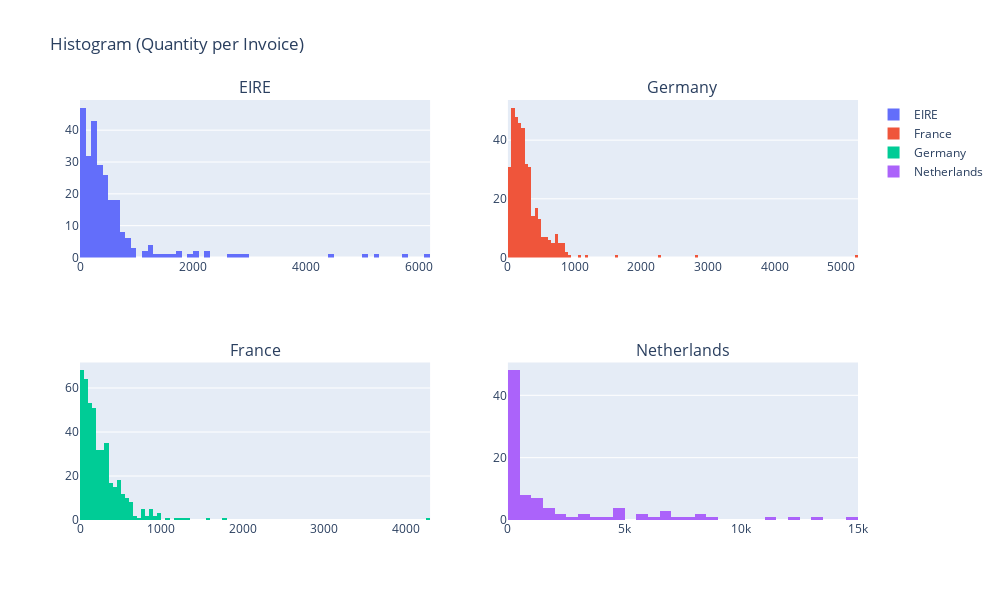

Notebook cell for this chart:
### Code cell
# Traces
traces = [go.Histogram(x=qty_invc[country], name=country) for country in qty_invc.columns];

# Subplots
fig = tools.make_subplots(rows=2, cols=2, subplot_titles=tuple(countries), print_grid=False);
subplots = pd.MultiIndex.from_product([range(1,3), range(1,3)]);
for trace, subplot in zip(traces, subplots):
    fig.append_trace(trace, subplot[0], subplot[1]);

# Layout
fig['layout'].update(width=1000, height=600, title='Histogram (Quantity per Invoice)');

# Plot
py.iplot(fig);

### Figure 1 — Plotly figure (JSON) as saved in the notebook; plotly's stock layout.template omitted (floating-point values rounded to 4 significant figures; data arrays with more than 128 entries replaced by an {"elided": "..."} marker saying what was removed)
{"data": [{"name": "EIRE", "type": "histogram", "x": {"elided": "1171 int values"}, "xaxis": "x", "yaxis": "y"}, {"name": "France", "type": "histogram", "x": {"elided": "1171 int values"}, "xaxis": "x2", "yaxis": "y2"}, {"name": "Germany", "type": "histogram", "x": {"elided": "1171 int values"}, "xaxis": "x3", "yaxis": "y3"}, {"name": "Netherlands", "type": "histogram", "x": {"elided": "1171 int values"}, "xaxis": "x4", "yaxis": "y4"}], "layout": {"annotations": [{"font": {"size": 16}, "showarrow": false, "text": "EIRE", "x": 0.225, "xanchor": "center", "xref": "paper", "y": 1, "yanchor": "bottom", "yref": "paper"}, {"font": {"size": 16}, "showarrow": false, "text": "Germany", "x": 0.775, "xanchor": "center", "xref": "paper", "y": 1, "yanchor": "bottom", "yref": "paper"}, {"font": {"size": 16}, "showarrow": false, "text": "France", "x": 0.225, "xanchor": "center", "xref": "paper", "y": 0.375, "yanchor": "bottom", "yref": "paper"}, {"font": {"size": 16}, "showarrow": false, "text": "Netherlands", "x": 0.775, "xanchor": "center", "xref": "paper", "y": 0.375, "yanchor": "bottom", "yref": "paper"}], "height": 600, "title": {"text": "Histogram (Quantity per Invoice)"}, "width": 1000, "xaxis": {"anchor": "y", "autorange": true, "domain": [0, 0.45], "range": [-0.5, 6200.0], "type": "linear"}, "xaxis2": {"anchor": "y2", "autorange": true, "domain": [0.55, 1], "range": [-0.5, 5250.0], "type": "linear"}, "xaxis3": {"anchor": "y3", "autorange": true, "domain": [0, 0.45], "range": [-0.5, 4300.0], "type": "linear"}, "xaxis4": {"anchor": "y4", "autorange": true, "domain": [0.55, 1], "range": [-0.5, 15000.0], "type": "linear"}, "yaxis": {"anchor": "x", "autorange": true, "domain": [0.625, 1], "range": [0, 49.47]}, "yaxis2": {"anchor": "x2", "autorange": true, "domain": [0.625, 1], "range": [0, 53.68]}, "yaxis3": {"anchor": "x3", "autorange": true, "domain": [0, 0.375], "range": [0, 71.58]}, "yaxis4": {"anchor": "x4", "autorange": true, "domain": [0, 0.375], "range": [0, 50.53]}}}
